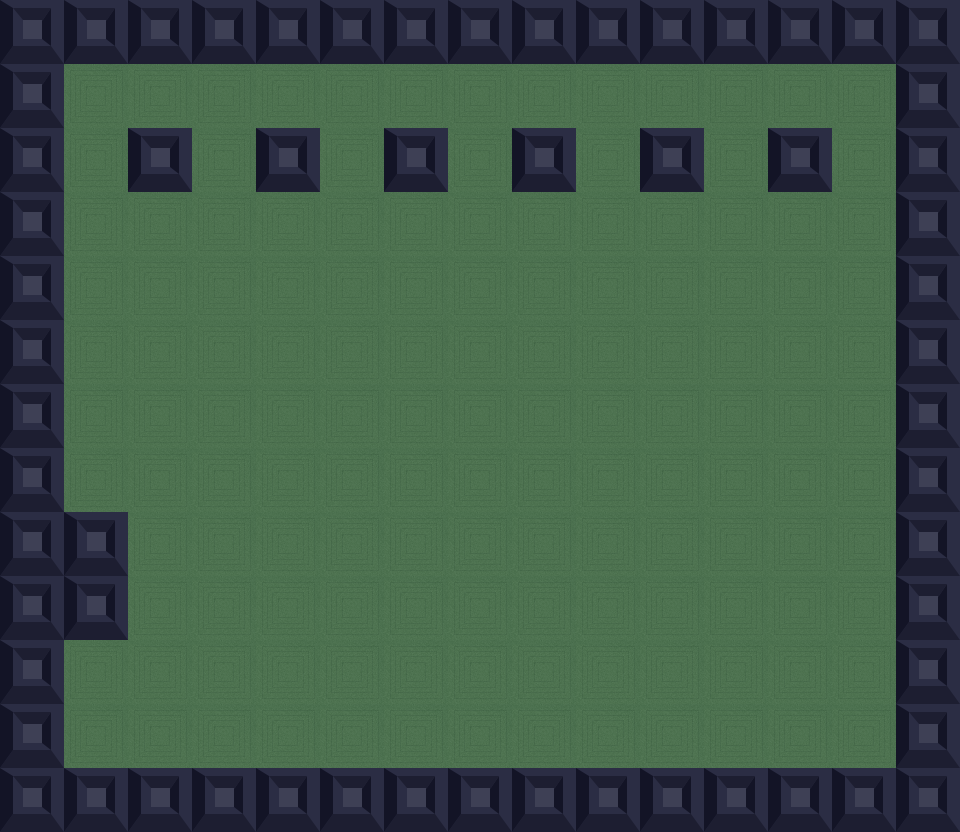

The image is a tile-based game level rendered from a .tmx file. Its description and complete source (layers, tilesets, objects, tile grids) follow:
An orthogonal 15x13 tile map with 64x64 px tiles, 2 tile layers (Tile Layer 2, Tile Layer 1) and 14 objects.

<map version="1.0" orientation="orthogonal" renderorder="right-down" width="15" height="13" tilewidth="64" tileheight="64" nextobjectid="15">
 <tileset firstgid="1" name="Bomberman" tilewidth="64" tileheight="64" tilecount="81" columns="9">
  <image source="../Blocks/Bomberman.png" width="576" height="576" />
 </tileset>
 <layer name="Tile Layer 2" width="15" height="13">
  <data encoding="csv">
3,3,3,3,3,3,3,3,3,3,3,3,3,3,0,
3,3,0,0,0,0,0,0,0,0,0,0,0,0,0,
0,3,3,3,3,0,3,0,0,3,0,0,0,0,0,
0,3,0,0,0,0,0,0,3,0,0,0,0,0,0,
0,3,3,0,0,0,0,0,3,0,0,0,0,0,0,
0,0,3,0,0,0,0,3,3,0,0,0,0,0,0,
0,0,3,3,3,3,3,3,0,0,0,0,0,0,0,
0,0,0,0,0,0,0,0,0,0,0,0,0,0,0,
0,0,0,0,0,0,0,0,0,0,0,0,0,0,0,
0,0,0,0,0,0,0,0,0,0,0,0,0,0,0,
0,0,0,0,0,0,0,0,0,0,0,0,0,0,0,
0,0,0,0,0,0,0,0,0,0,0,0,0,0,0,
0,0,0,0,0,0,0,0,0,0,0,0,0,0,0
</data>
 </layer>
 <layer name="Tile Layer 1" width="15" height="13">
  <data encoding="csv">
3,3,3,3,3,3,3,3,3,3,3,3,3,3,3,
3,1,1,1,1,1,1,1,1,1,1,1,1,1,3,
3,1,3,1,3,1,3,1,3,1,3,1,3,1,3,
3,1,1,1,1,1,1,1,1,1,1,1,1,1,3,
3,1,1,1,1,1,1,1,1,1,1,1,1,1,3,
3,1,1,1,1,1,1,1,1,1,1,1,1,1,3,
3,1,1,1,1,1,1,1,1,1,1,1,1,1,3,
3,1,1,1,1,1,1,1,1,1,1,1,1,1,3,
3,3,1,1,1,1,1,1,1,1,1,1,1,1,3,
3,3,1,1,1,1,1,1,1,1,1,1,1,1,3,
3,1,1,1,1,1,1,1,1,1,1,1,1,1,3,
3,1,1,1,1,1,1,1,1,1,1,1,1,1,3,
3,3,3,3,3,3,3,3,3,3,3,3,3,3,3
</data>
 </layer>
 <objectgroup name="Object Layer 1">
  <object id="1" x="0" y="3" width="964" height="62" />
  <object id="2" x="3" y="4" width="62" height="654" />
  <object id="3" x="2" y="651" width="62" height="222" />
  <object id="4" x="129" y="131" width="64" height="60" />
  <object id="5" x="289" y="164" />
  <object id="6" x="289" y="164" height="1" />
  <object id="7" x="258" y="131" width="61" height="60" />
  <object id="8" x="387" y="128" width="64" height="64" />
  <object id="9" x="513" y="130" width="62" height="62" />
  <object id="10" x="642" y="129" width="63" height="62" />
  <object id="11" x="769" y="131" width="63" height="60" />
  <object id="12" x="897" y="8" width="127" height="650" />
  <object id="13" x="899" y="639" width="82" height="236" />
  <object id="14" x="2" y="768" width="1047" height="107" />
 </objectgroup>
</map>
